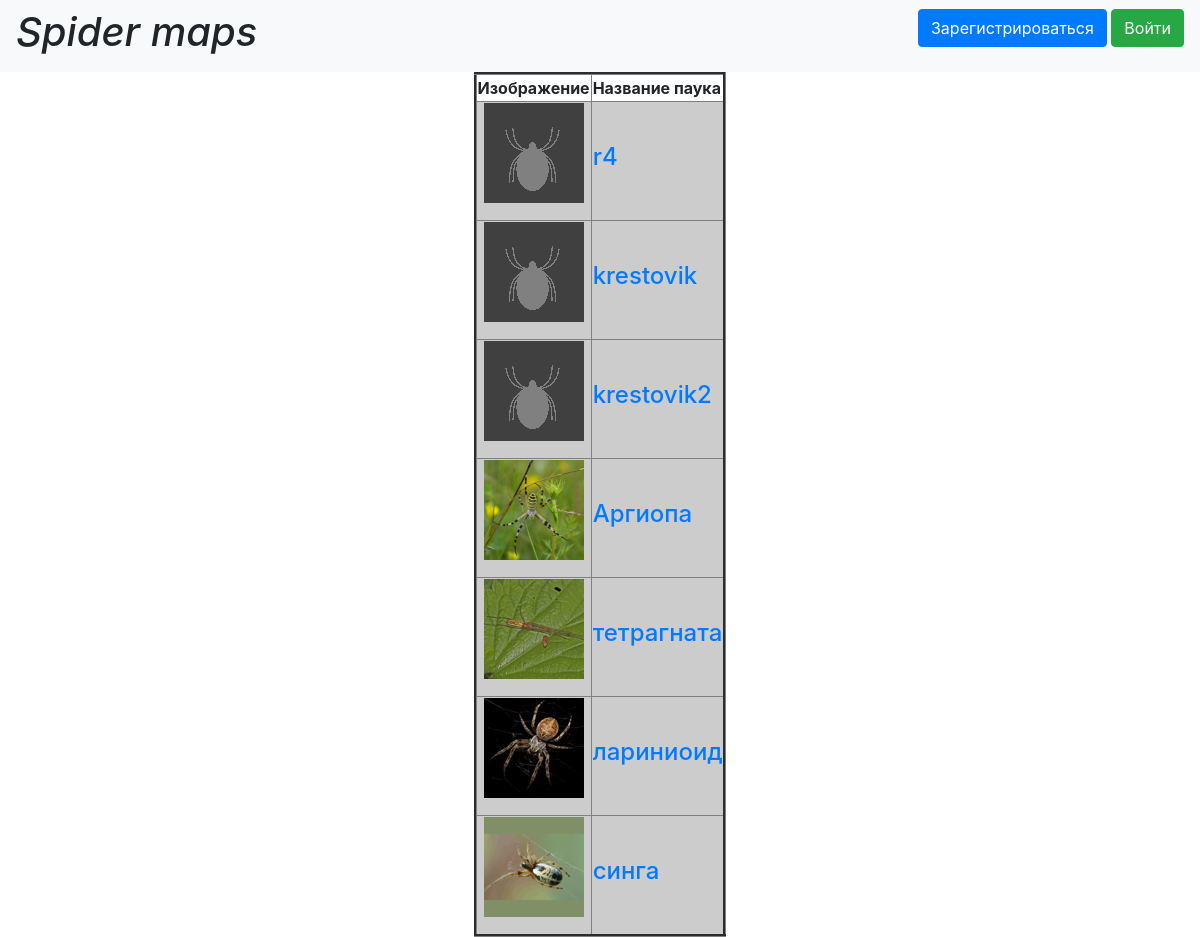
The page /library on the database its author committed.
### data/SpidersDescription.py (models this page shows, shortened)
class SpidersDescription(SqlAlchemyBase):
    __tablename__ = 'spiders_descriptions'
    id = sqlalchemy.Column(sqlalchemy.Integer,
                           primary_key=True, autoincrement=True)
    name = sqlalchemy.Column(sqlalchemy.String, nullable=True)
    picture = sqlalchemy.Column(sqlalchemy.String, nullable=True)
    size = sqlalchemy.Column(sqlalchemy.Integer, nullable=True)
    color = sqlalchemy.Column(sqlalchemy.String, nullable=True)
    Spider_type = sqlalchemy.Column(sqlalchemy.String, nullable=True)
    time = sqlalchemy.Column(sqlalchemy.String, nullable=True)

### main.py (the view)
@app.route('/library')
def library():
    db_session.global_init('db/SpidersDescription.db')
    db_sess = db_session.create_session()
    sp_list = db_sess.query(SpidersDescription).all()
    spider_list = []
    for el in sp_list:
        spider_list.append(
            [el.name, el.size, el.color, el.Spider_type, el.time,
             url_for('static', filename=f'{el.picture[:-4]}_small{el.picture[-4:]}')])
    return render_template('library.html', spider_list=spider_list)

### data/db_session.py (called while the page is built, shortened)
def global_init(db_file):
    global __factory
    if __factory:
        return

def create_session() -> Session:
    global __factory
    return __factory()

### templates/library.html
{% extends "base.html" %}
{% block content %}
<main role="main" class="container">
    <table align="center" cellspacing="30" border="3">
        <tr>
            <th>
                Изображение
            </th>
            <th>
                Название паука
            </th>
        </tr>
        {% for item in spider_list %}
        <tr>
        <td bgcolor="CCCCCC" align="center" valign="middle">
            <p><img class="fit-picture" src="{{ item[5] }}"></p>
        </td>
        <td bgcolor="CCCCCC">
            <a href="/spider_description/{{ item[0] }}"><h4>{{  item[0] }}</h4></a>
        </td>
        </tr>
        {% endfor %}
    </table>
</main>
{% endblock %}

### templates/base.html (shortened to what this page needs)
<!doctype html>
<html lang="en">
<head>
    <link rel="stylesheet"
          href="https://stackpath.bootstrapcdn.com/bootstrap/4.4.1/css/bootstrap.min.css"
>
    <title>{{title}}</title></head>
<body>
<header>
    <nav class="navbar navbar-light bg-light">
        <h1 align="center">
            <em>
                Spider maps
            </em>
        </h1>
        {% if current_user.is_authenticated %}
            <a class="navbar-brand" href="/logout">{{ current_user.name }}</a>
        {% else %}
            <p>
                <a class="btn btn-primary " href="/register">Зарегистрироваться</a>
                <a class="btn btn-success" href="/login">Войти</a>
            </p>
        {% endif %}
    </nav>
</header>
    {% block content %}{% endblock %}
</body>
</html>

### rows shown on the page
SpidersDescription: name "r4"
SpidersDescription: name "krestovik"
SpidersDescription: name "krestovik2"
SpidersDescription: shows a picture, name "Аргиопа"
SpidersDescription: shows a picture, name "тетрагната"
SpidersDescription: shows a picture, name "лариниоид"
SpidersDescription: shows a picture, name "синга"
